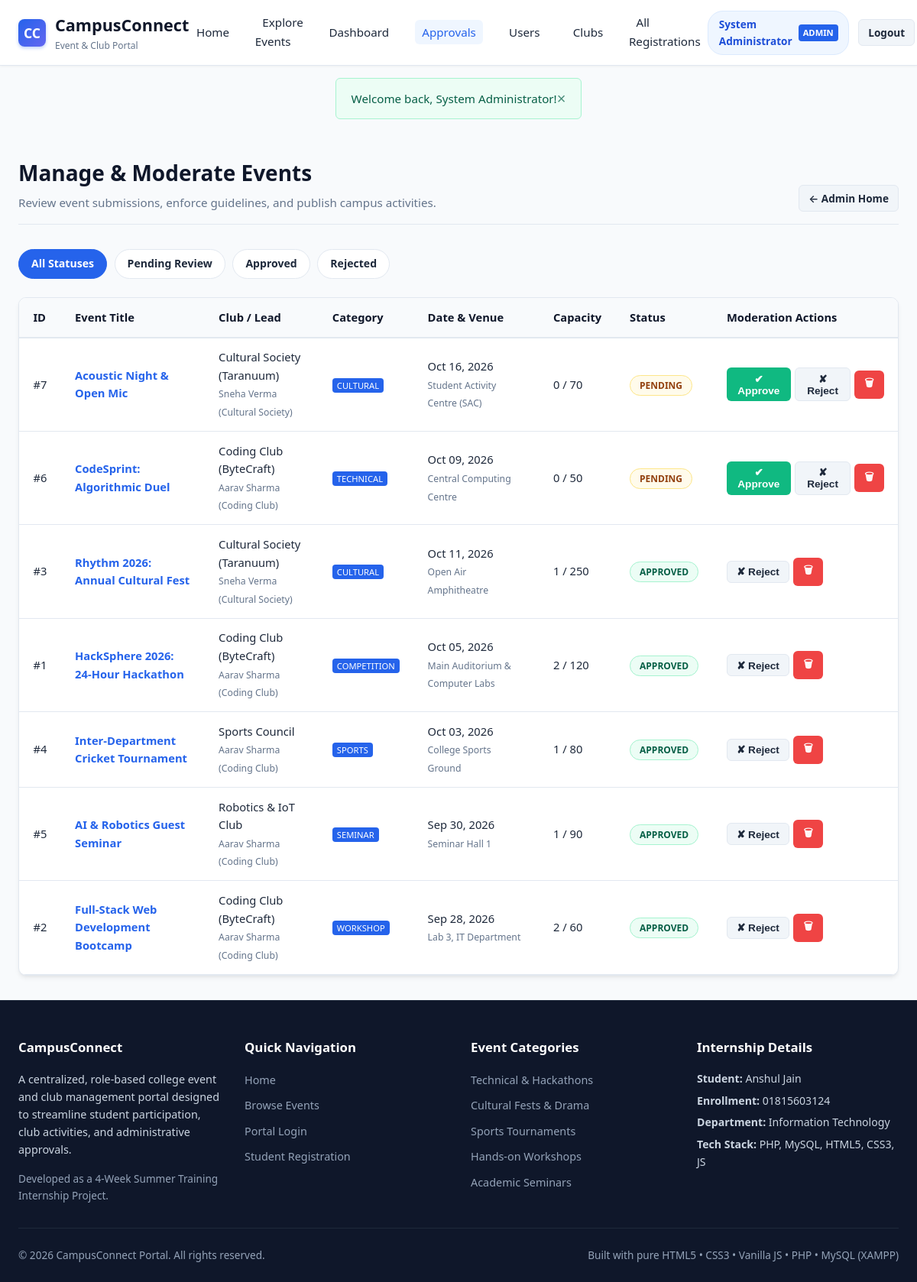
/admin/manage_events.php (signed in), run on the app's committed database.
### tables this page shows
CREATE TABLE `events` (
  `id` INT AUTO_INCREMENT PRIMARY KEY,
  `club_id` INT NOT NULL,
  `title` VARCHAR(150) NOT NULL,
  `description` TEXT NOT NULL,
  `category` ENUM('Technical', 'Cultural', 'Sports', 'Workshop', 'Competition', 'Seminar') NOT NULL DEFAULT 'Technical',
  `event_date` DATE NOT NULL,
  `event_time` TIME NOT NULL,
  `venue` VARCHAR(150) NOT NULL,
  `max_participants` INT NOT NULL DEFAULT 100,
  `registration_deadline` DATE NOT NULL,
  `banner_image` VARCHAR(255) DEFAULT NULL,
  `status` ENUM('pending', 'approved', 'rejected', 'completed') DEFAULT 'pending',
  `created_at` TIMESTAMP DEFAULT CURRENT_TIMESTAMP,
  FOREIGN KEY (`club_id`) REFERENCES `clubs`(`id`) ON DELETE CASCADE
);

CREATE TABLE `clubs` (
  `id` INT AUTO_INCREMENT PRIMARY KEY,
  `club_name` VARCHAR(100) NOT NULL,
  `description` TEXT,
  `category` VARCHAR(50) DEFAULT 'Technical',
  `organizer_id` INT NOT NULL,
  `created_at` TIMESTAMP DEFAULT CURRENT_TIMESTAMP,
  FOREIGN KEY (`organizer_id`) REFERENCES `users`(`id`) ON DELETE CASCADE
);

CREATE TABLE `users` (
  `id` INT AUTO_INCREMENT PRIMARY KEY,
  `name` VARCHAR(100) NOT NULL,
  `email` VARCHAR(100) NOT NULL UNIQUE,
  `password` VARCHAR(255) NOT NULL,
  `role` ENUM('student', 'organizer', 'admin') NOT NULL DEFAULT 'student',
  `department` VARCHAR(100) DEFAULT 'Information Technology',
  `phone` VARCHAR(20) DEFAULT NULL,
  `enrollment_no` VARCHAR(50) DEFAULT NULL,
  `created_at` TIMESTAMP DEFAULT CURRENT_TIMESTAMP
);

### includes/auth.php (called while the page is built, shortened)
<?php
function e($string) {
    return htmlspecialchars($string ?? '', ENT_QUOTES, 'UTF-8');
}
?>

### admin/manage_events.php (the view, shortened to what this page needs)
<?php
require_once __DIR__ . '/../includes/db.php';
require_once __DIR__ . '/../includes/auth.php';
$statusFilter = $_GET['status'] ?? 'all';
$sql = "
    SELECT e.*, c.club_name, u.name AS organizer_name,
           (SELECT COUNT(*) FROM registrations r WHERE r.event_id = e.id AND r.status = 'confirmed') AS attendee_count
    FROM events e
    JOIN clubs c ON e.club_id = c.id
    JOIN users u ON c.organizer_id = u.id
";
$params = [];
$sql .= " ORDER BY (e.status = 'pending') DESC, e.event_date DESC";
$stmt = $pdo->prepare($sql);
$stmt->execute($params);
$events = $stmt->fetchAll();
require_once __DIR__ . '/../includes/header.php';
?>
<div class="container">
    <div class="page-header">
        <div>
            <h1 class="page-title">Manage &amp; Moderate Events</h1>
            <p class="page-subtitle">Review event submissions, enforce guidelines, and publish campus activities.</p>
        </div>
        <div style="display: flex; gap: 0.5rem;">
            <a href="admin_dashboard.php" class="btn btn-secondary btn-sm">&larr; Admin Home</a>
        </div>
    </div>
    <div class="category-pills" style="margin-bottom: 1.5rem;">
        <a href="manage_events.php?status=all" class="category-pill <?= $statusFilter === 'all' ? 'active' : '' ?>">All Statuses</a>
        <a href="manage_events.php?status=pending" class="category-pill <?= $statusFilter === 'pending' ? 'active' : '' ?>">Pending Review</a>
        <a href="manage_events.php?status=approved" class="category-pill <?= $statusFilter === 'approved' ? 'active' : '' ?>">Approved</a>
        <a href="manage_events.php?status=rejected" class="category-pill <?= $statusFilter === 'rejected' ? 'active' : '' ?>">Rejected</a>
    </div>
    <?php if (!empty($events)): ?>
        <div class="table-responsive">
            <table class="table">
                <thead>
                    <tr>
                        <th>ID</th>
                        <th>Event Title</th>
                        <th>Club / Lead</th>
                        <th>Category</th>
                        <th>Date &amp; Venue</th>
                        <th>Capacity</th>
                        <th>Status</th>
                        <th>Moderation Actions</th>
                    </tr>
                </thead>
                <tbody>
                    <?php foreach ($events as $ev): ?>
                        <tr>
                            <td>#<?= $ev['id'] ?></td>
                            <td>
                                <strong><a href="../event_details.php?id=<?= $ev['id'] ?>" target="_blank"><?= e($ev['title']) ?></a></strong>
                            </td>
                            <td>
                                <?= e($ev['club_name']) ?><br>
                                <small style="color: var(--text-muted);"><?= e($ev['organizer_name']) ?></small>
                            </td>
                            <td><span class="role-tag"><?= e($ev['category']) ?></span></td>
                            <td>
                                <?= date('M d, Y', strtotime($ev['event_date'])) ?><br>
                                <small style="color: var(--text-muted);"><?= e($ev['venue']) ?></small>
                            </td>
                            <td>
                                <?= $ev['attendee_count'] ?> / <?= $ev['max_participants'] ?>
                            </td>
                            <td>
                                <?php if ($ev['status'] === 'approved'): ?>
                                    <span class="event-status-tag status-approved" style="position: static;">Approved</span>
                                <?php elseif ($ev['status'] === 'pending'): ?>
                                    <span class="event-status-tag status-pending" style="position: static;">Pending</span>
                                <?php elseif ($ev['status'] === 'rejected'): ?>
                                    <span class="event-status-tag status-rejected" style="position: static;">Rejected</span>
                                <?php else: ?>
                                    <span class="event-status-tag status-completed" style="position: static;">Completed</span>
                                <?php endif; ?>
                            </td>
                            <td>
                                <form method="POST" action="manage_events.php" style="display: flex; gap: 0.35rem; align-items: center;">
                                    <?php if ($ev['status'] !== 'approved'): ?>
                                        <button type="submit" name="action" value="approve" class="btn btn-success btn-sm" title="Approve">&#10004; Approve</button>
                                    <?php endif; ?>
                                    <?php if ($ev['status'] !== 'rejected'): ?>
                                        <button type="submit" name="action" value="reject" class="btn btn-secondary btn-sm" title="Reject">&#10008; Reject</button>
                                    <?php endif; ?>
                                    <button type="submit" name="action" value="delete" class="btn btn-danger btn-sm" onclick="return confirmAction('Permanently delete this event?');" title="Delete">&#128465;</button>
                                </form>
                            </td>
                        </tr>
                    <?php endforeach; ?>
                </tbody>
            </table>
        </div>
    <?php else: ?>
        <div style="text-align: center; padding: 4rem; background: #fff; border: 1px solid var(--border); border-radius: var(--radius);">
            <p style="color: var(--text-muted); font-size: 1.05rem;">No events match the selected criteria.</p>
        </div>
    <?php endif; ?>
</div>
<?php require_once __DIR__ . '/../includes/footer.php'; ?>

### css/style.css (style rules this page uses)
:root { --primary: #2563eb; --primary-dark: #1d4ed8; --primary-light: #eff6ff; --secondary: #0f172a; --accent: #6366f1; --success: #10b981; --success-bg: #ecfdf5; --warning: #f59e0b; --warning-bg: #fffbeb; --danger: #ef4444; --danger-bg: #fef2f2; --info: #06b6d4; --bg-main: #f8fafc; --bg-card: #ffffff; --border: #e2e8f0; --text-main: #1e293b; --text-muted: #64748b; --text-light: #94a3b8; --radius: 10px; --radius-sm: 6px; --shadow: 0 4px 6px -1px rgba(0, 0, 0, 0.07), 0 2px 4px -2px rgba(0, 0, 0, 0.05); --shadow-lg: 0 10px 15px -3px rgba(0, 0, 0, 0.08), 0 4px 6px -4px rgba(0, 0, 0, 0.04); --transition: all 0.2s ease-in-out; }
* { margin: 0; padding: 0; box-sizing: border-box; }
body { font-family: 'Segoe UI', system-ui, -apple-system, BlinkMacSystemFont, Roboto, sans-serif; background-color: var(--bg-main); color: var(--text-main); line-height: 1.6; min-height: 100vh; display: flex; flex-direction: column; }
a { color: var(--primary); text-decoration: none; transition: var(--transition); }
.role-tag { font-size: 0.7rem; text-transform: uppercase; background: var(--primary); color: #fff; padding: 2px 6px; border-radius: 4px; }
.btn { display: inline-flex; align-items: center; justify-content: center; gap: 0.4rem; padding: 0.55rem 1.15rem; font-size: 0.95rem; font-weight: 600; border-radius: var(--radius-sm); border: 1px solid transparent; cursor: pointer; transition: var(--transition); text-decoration: none; }
.btn-secondary { background-color: #f1f5f9; color: var(--text-main) !important; border-color: var(--border); }
.btn-danger { background-color: var(--danger); color: #ffffff !important; }
.btn-success { background-color: var(--success); color: #ffffff !important; }
.btn-sm { padding: 0.35rem 0.75rem; font-size: 0.85rem; }
.container { max-width: 1200px; margin: 0 auto; padding: 2rem 1.5rem; flex: 1; width: 100%; }
.page-header { margin-bottom: 2rem; display: flex; justify-content: space-between; align-items: flex-end; flex-wrap: wrap; gap: 1rem; border-bottom: 1px solid var(--border); padding-bottom: 1rem; }
.page-title { font-size: 1.75rem; font-weight: 700; color: var(--secondary); }
.page-subtitle { font-size: 0.95rem; color: var(--text-muted); margin-top: 0.25rem; }
.event-status-tag { position: absolute; top: 12px; right: 12px; padding: 0.25rem 0.75rem; border-radius: 20px; font-size: 0.75rem; font-weight: 600; text-transform: uppercase; }
.status-approved { background-color: var(--success-bg); color: #065f46; border: 1px solid #a7f3d0; }
.status-pending { background-color: var(--warning-bg); color: #92400e; border: 1px solid #fde68a; }
.table-responsive { width: 100%; overflow-x: auto; background: #ffffff; border: 1px solid var(--border); border-radius: var(--radius); box-shadow: var(--shadow); }
.table { width: 100%; border-collapse: collapse; text-align: left; font-size: 0.92rem; }
.table th { background: #f8fafc; padding: 0.85rem 1.15rem; font-weight: 600; color: var(--secondary); border-bottom: 2px solid var(--border); white-space: nowrap; }
.table td { padding: 0.85rem 1.15rem; border-bottom: 1px solid var(--border); vertical-align: middle; }
.category-pills { display: flex; flex-wrap: wrap; gap: 0.6rem; margin: 1.5rem 0; }
.category-pill { padding: 0.45rem 1rem; border-radius: 20px; background: #ffffff; border: 1px solid var(--border); font-size: 0.88rem; font-weight: 600; color: var(--text-main); cursor: pointer; transition: var(--transition); }
.category-pill:hover, .category-pill.active { background: var(--primary); color: #ffffff; border-color: var(--primary); }

### data on the page
events: id "7", title "Acoustic Night & Open Mic", club.club_name "Cultural Society (Taranuum)", users.name "Sneha Verma (Cultural Society)", category "CULTURAL", event_date "Oct 16, 2026", venue "Student Activity Centre (SAC)", attendee_count "0", max_participants "70", status "PENDING"
events: id "6", title "CodeSprint: Algorithmic Duel", club.club_name "Coding Club (ByteCraft)", users.name "Aarav Sharma (Coding Club)", category "TECHNICAL", event_date "Oct 09, 2026", venue "Central Computing Centre", attendee_count "0", max_participants "50", status "PENDING"
events: id "3", title "Rhythm 2026: Annual Cultural Fest", club.club_name "Cultural Society (Taranuum)", users.name "Sneha Verma (Cultural Society)", category "CULTURAL", event_date "Oct 11, 2026", venue "Open Air Amphitheatre", attendee_count "1", max_participants "250", status "APPROVED"
events: id "1", title "HackSphere 2026: 24-Hour Hackathon", club.club_name "Coding Club (ByteCraft)", users.name "Aarav Sharma (Coding Club)", category "COMPETITION", event_date "Oct 05, 2026", venue "Main Auditorium & Computer Labs", attendee_count "2", max_participants "120", status "APPROVED"
events: id "4", title "Inter-Department Cricket Tournament", club.club_name "Sports Council", users.name "Aarav Sharma (Coding Club)", category "SPORTS", event_date "Oct 03, 2026", venue "College Sports Ground", attendee_count "1", max_participants "80", status "APPROVED"
events: id "5", title "AI & Robotics Guest Seminar", club.club_name "Robotics & IoT Club", users.name "Aarav Sharma (Coding Club)", category "SEMINAR", event_date "Sep 30, 2026", venue "Seminar Hall 1", attendee_count "1", max_participants "90", status "APPROVED"
events: id "2", title "Full-Stack Web Development Bootcamp", club.club_name "Coding Club (ByteCraft)", users.name "Aarav Sharma (Coding Club)", category "WORKSHOP", event_date "Sep 28, 2026", venue "Lab 3, IT Department", attendee_count "2", max_participants "60", status "APPROVED"

### other printed values
$user['name'] "System Administrator"
$user['role'] "ADMIN"
$flash['message'] "Welcome back, System Administrator!"
